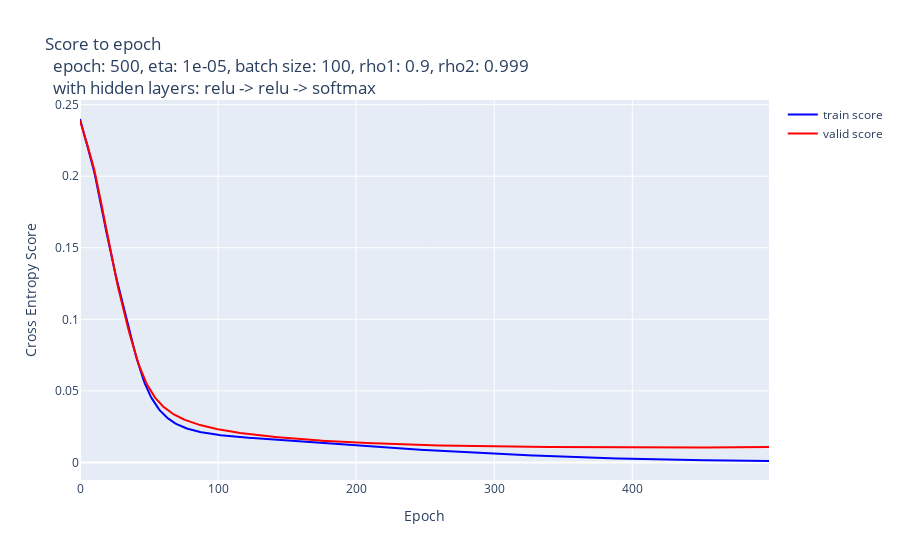

Here is the notebook cell this chart was saved with:
### Code cell
# graph of scores
hidden_layers = "relu -> relu -> softmax"
fig = util.draw_scores_with_validation(
    ls_scores_train, ls_scores_valid, hidden_layers, hyperparams
)
fig.show()

### Figure 1 — Plotly figure (JSON) as saved in the notebook; plotly's stock layout.template omitted (floating-point values rounded to 4 significant figures; data arrays with more than 128 entries replaced by an {"elided": "..."} marker saying what was removed)
{"data": [{"line": {"color": "blue", "width": 2}, "mode": "lines", "name": "train score", "type": "scatter", "x": {"elided": "500 int values"}, "y": {"elided": "500 float values"}}, {"line": {"color": "red", "width": 2}, "mode": "lines", "name": "valid score", "type": "scatter", "x": {"elided": "500 int values"}, "y": {"elided": "500 float values"}}], "layout": {"hovermode": "x unified", "title": {"text": "Score to epoch <br>  epoch: 500, eta: 1e-05, batch size: 100, rho1: 0.9, rho2: 0.999 <br>  with hidden layers: relu -> relu -> softmax"}, "xaxis": {"title": {"text": "Epoch"}}, "yaxis": {"title": {"text": "Cross Entropy Score"}}}}
